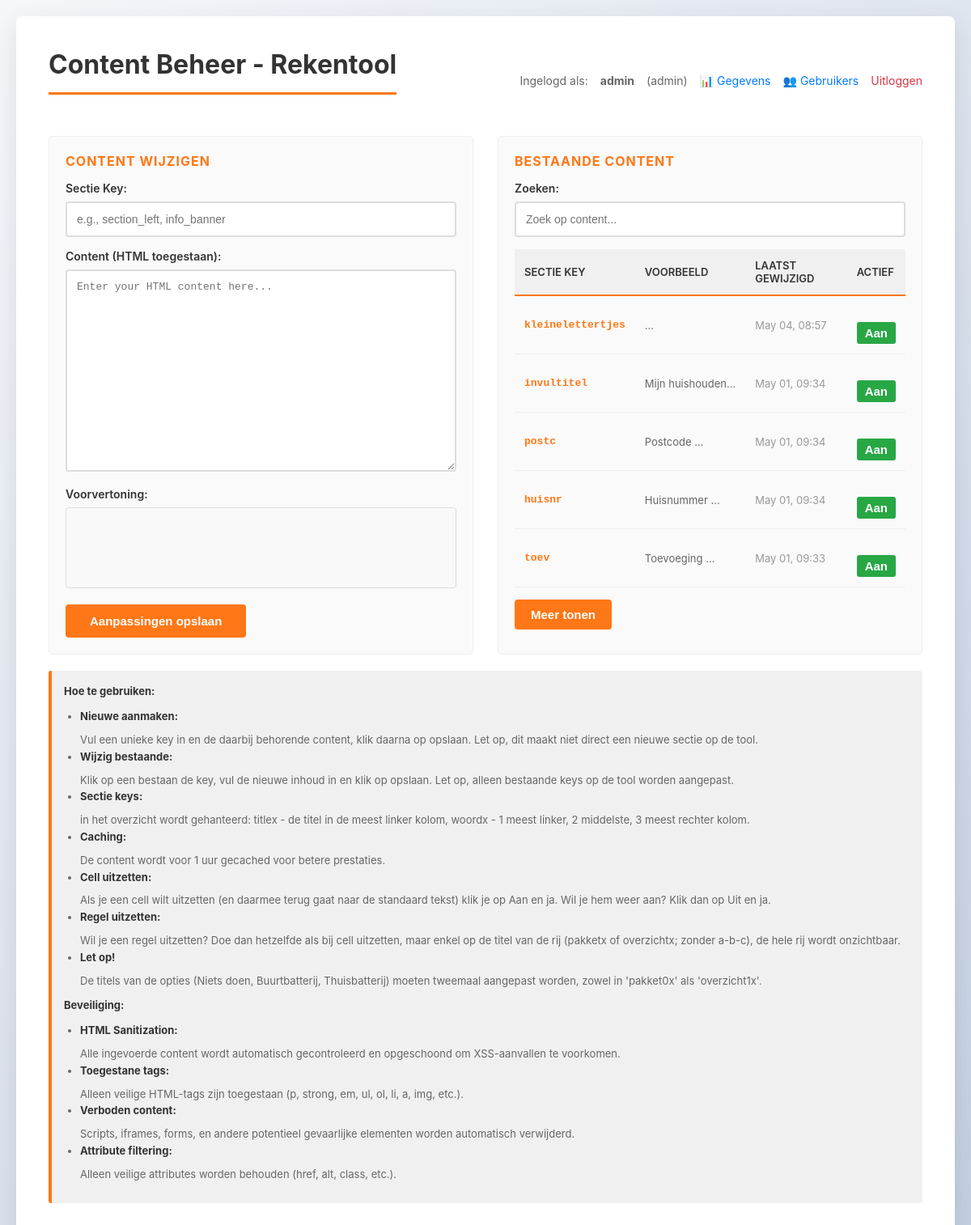
Page /admin/content.php (signed in) on the earlier database version.
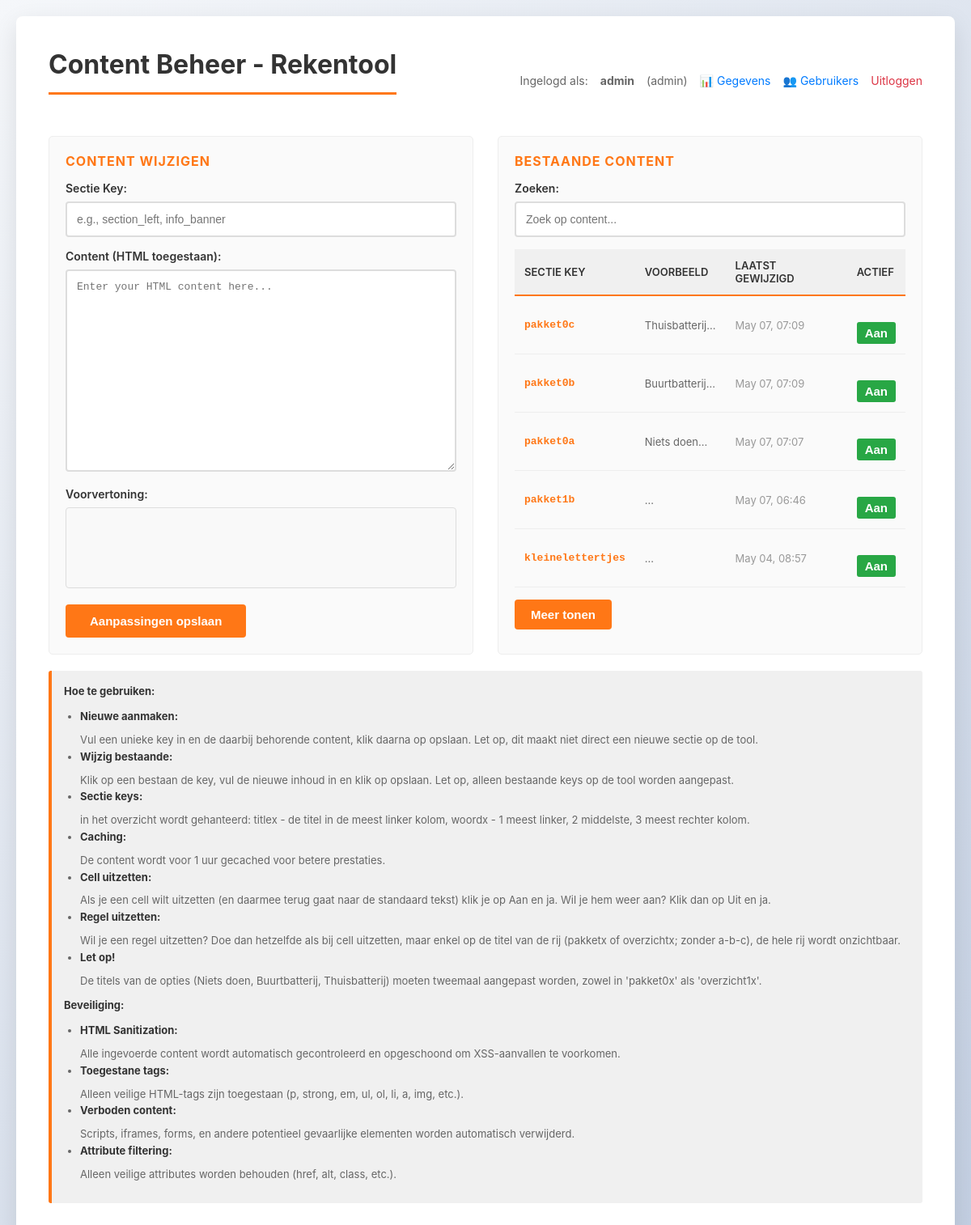
Same page on the later database version.
### tables this page shows
CREATE TABLE `page_content` (
  `id` int(11) NOT NULL,
  `section_key` varchar(100) NOT NULL,
  `content` longtext NOT NULL,
  `updated_at` timestamp NOT NULL DEFAULT current_timestamp() ON UPDATE current_timestamp(),
  `active` tinyint(1) NOT NULL DEFAULT 1
);

### config/database.php (called while the page is built, shortened)
<?php
return [
    'host'     => '127.0.0.1',
    'port'     => 3306,
    'database' => 'bewoner',
    'username' => 'root',
    'password' => '',
    'charset'  => 'utf8mb4',
];

### app/ContentManager.php (called while the page is built, shortened)
<?php
class ContentManager
{
    private PDO $pdo;
    public function __construct(array $dbConfig, string $cacheDir = null)
    {
        $dsn = sprintf(
            'mysql:host=%s;port=%s;dbname=%s;charset=%s',
            $dbConfig['host'],
            $dbConfig['port'],
            $dbConfig['database'],
            $dbConfig['charset']
        );
        $this->pdo = new PDO(
            $dsn,
            $dbConfig['username'],
            $dbConfig['password'],
            [PDO::ATTR_ERRMODE => PDO::ERRMODE_EXCEPTION]
        );
        $this->cacheDir = $cacheDir ?? dirname(__DIR__) . '/cache';
    }
    public function getAllContent(): array
    {
        $stmt = $this->pdo->prepare("SELECT section_key, content, updated_at, active FROM page_content ORDER BY updated_at DESC");
        $stmt->execute();
        return $stmt->fetchAll(PDO::FETCH_ASSOC);
    }
}
?>

### admin/content.php (the view, shortened to what the changed rows need)
<?php
$dbConfig = require BASE_PATH . '/config/database.php';
$contentManager = new ContentManager($dbConfig);
$allContent = [];
try {
    $allContent = $contentManager->getAllContent();
} catch (Exception $e) {
    $message = '<div style="color: orange; padding: 10px; background: #fff3cd; margin: 10px 0;">Note: No content found yet. <a href="' . dirname(__DIR__) . '/create_content_table.php">Click here to initialize the database table.</a></div>';
}
?>
<!DOCTYPE html>
<html lang="en">
    <head>
    </head>
    <body>
        <div class="container">
            <div style="display: flex; justify-content: space-between; align-items: center; margin-bottom: 20px; flex-wrap: wrap; gap: 10px;">
                <h1>Content Beheer - Rekentool</h1>
            </div>
            <div class="content-grid">
                <div class="browser-panel">
                    <?php if (empty($allContent)): ?>
                    <div class="empty-state">
                        <p>Nog geen content</p>
                        <p style="font-size: 12px;">Maak een eerste veld links</p>
                    </div>
                    <?php else: ?>
                    <table class="content-table">
                        <thead>
                            <tr>
                                <th>Sectie Key</th>
                                <th>Voorbeeld</th>
                                <th>Laatst gewijzigd</th>
                                <th>Actief</th>
                            </tr>
                        </thead>
                        <tbody id="content_table_body">
                            <?php foreach ($allContent as $item): ?>
                            <tr class="content-row" data-key="<?php echo htmlspecialchars($item['section_key']); ?>" data-content="<?php echo htmlspecialchars($item['content']); ?>" onclick="loadContent(this)">
                                <td class="key-cell"><?php echo htmlspecialchars($item['section_key']); ?></td>
                                <td class="preview-cell" title="<?php echo htmlspecialchars(strip_tags($item['content'])); ?>"><?php echo htmlspecialchars(substr(strip_tags($item['content']), 0, 50)); ?>...</td>
                                <td class="updated-cell"><?php echo date('M d, H:i', strtotime($item['updated_at'])); ?></td>
                                <td>
                                    <form method="POST" style="display: inline;" onsubmit="return confirm('Weet je zeker dat je deze sectie wilt togglen?')">
                                        <button type="submit" style="background: <?php echo $item['active'] ? '#28a745' : '#dc3545'; ?>; color: white; border: none; padding: 5px 10px; border-radius: 3px; cursor: pointer;"> <?php echo $item['active'] ? 'Aan' : 'Uit'; ?> </button>
                                    </form>
                                </td>
                            </tr>
                            <?php endforeach; ?>
                        </tbody>
                    </table>
                    <?php endif; ?>
                </div>
            </div>
        </div>
    </body>
</html>

Differences in the rows shown:
no longer on this page (row unchanged): page_content: section_key "invultitel", content "Mijn huishouden", updated_at "May 01, 09:34", active "Aan"
no longer on this page (row unchanged): page_content: section_key "postc", content "Postcode", updated_at "May 01, 09:34", active "Aan"
no longer on this page (row unchanged): page_content: section_key "huisnr", content "Huisnummer", updated_at "May 01, 09:34", active "Aan"
no longer on this page (row unchanged): page_content: section_key "toev", content "Toevoeging", updated_at "May 01, 09:33", active "Aan"
now on this page (row edited): page_content: section_key "pakket0c", content "Thuisbatterij", updated_at "May 07, 07:09", active "Aan"
now on this page (row edited): page_content: section_key "pakket0b", content "Buurtbatterij", updated_at "May 07, 07:09", active "Aan"
now on this page (row edited): page_content: section_key "pakket0a", content "Niets doen", updated_at "May 07, 07:07", active "Aan"
added page_content: section_key "pakket1b", updated_at "May 07, 06:46", active "Aan"
